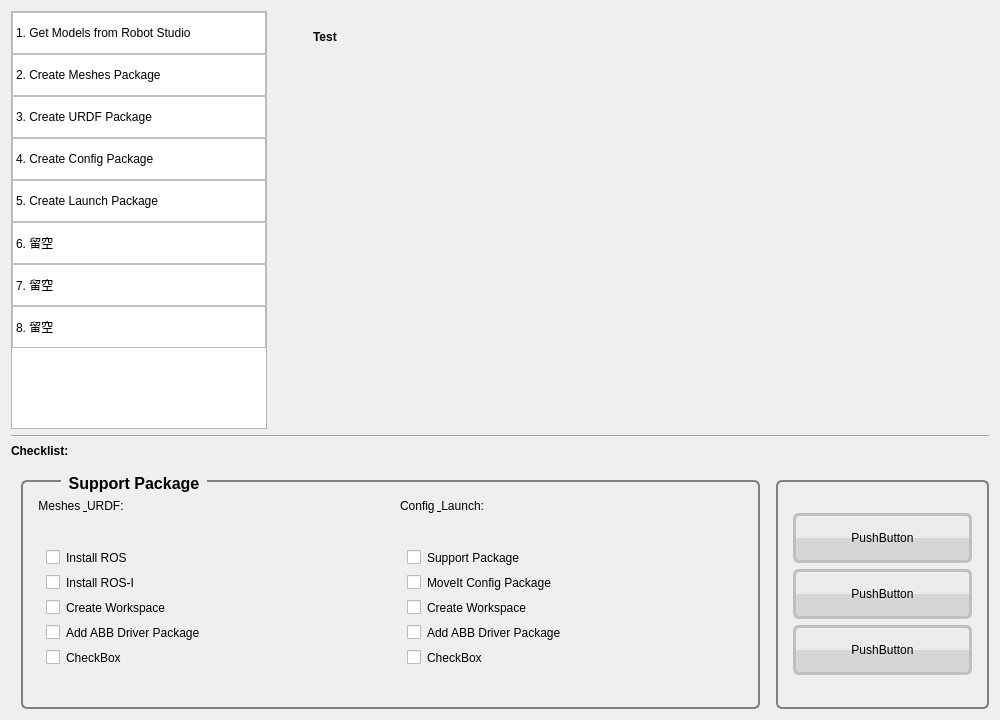
<?xml version="1.0" encoding="UTF-8"?>
<ui version="4.0">
 <class>Dialog_Pkg_Support</class>
 <widget class="QDialog" name="Dialog_Pkg_Support">
  <property name="geometry">
   <rect>
    <x>0</x>
    <y>0</y>
    <width>1000</width>
    <height>720</height>
   </rect>
  </property>
  <property name="windowTitle">
   <string>Dialog</string>
  </property>
  <property name="styleSheet">
   <string notr="true">QListWidget::item {
    height: 40px;
    border: 1px solid silver;
}
QListWidget::item:hover {
	border: 1px solid grey;
}
QListWidget::item:selected {
	background-color: rgb(240, 120, 70);
	color: white;
    border: 1px solid rgb(240, 120, 70);
}
QListWidget::item:selected:!active {
	background-color: silver;
	color: black;
    border: 1px solid grey;
}

QLabel#label_title_1, #label_title_2, #label_title_3, #label_title_4, #label_title_5, #label_title_6, #label_title_7, #label_title_8, #label_title_9 {
    font: 75 16pt &quot;DejaVu Sans&quot;;
    font-weight: bold;
}

QGroupBox#groupBox_ChLst_Ubt, #groupBox_ChLst_Win, #groupBox_Btn {
    font: 16px;
    font-weight: bold;
    border: 2px solid gray;
    border-radius: 6px;
    margin-top: 6px;
}

QGroupBox#groupBox_ChLst_Ubt::title, #groupBox_ChLst_Win::title{
    subcontrol-origin: margin;
    /*subcontrol-position: middle;*/
    left: 40px;
    padding: 0px 5px 0px 5px;
}</string>
  </property>
  <layout class="QVBoxLayout" name="verticalLayout_5">
   <item>
    <layout class="QHBoxLayout" name="horizontalLayout">
     <item>
      <widget class="QListWidget" name="listWidget">
       <property name="sizePolicy">
        <sizepolicy hsizetype="Preferred" vsizetype="Expanding">
         <horstretch>0</horstretch>
         <verstretch>0</verstretch>
        </sizepolicy>
       </property>
       <property name="minimumSize">
        <size>
         <width>256</width>
         <height>400</height>
        </size>
       </property>
       <property name="styleSheet">
        <string notr="true">font: 12pt &quot;Ubuntu&quot;;</string>
       </property>
       <item>
        <property name="text">
         <string>1. Get Models from Robot Studio</string>
        </property>
       </item>
       <item>
        <property name="text">
         <string>2. Create Meshes Package</string>
        </property>
       </item>
       <item>
        <property name="text">
         <string>3. Create URDF Package</string>
        </property>
       </item>
       <item>
        <property name="text">
         <string>4. Create Config Package</string>
        </property>
       </item>
       <item>
        <property name="text">
         <string>5. Create Launch Package</string>
        </property>
       </item>
       <item>
        <property name="text">
         <string>6. 留空</string>
        </property>
       </item>
       <item>
        <property name="text">
         <string>7. 留空</string>
        </property>
       </item>
       <item>
        <property name="text">
         <string>8. 留空</string>
        </property>
       </item>
      </widget>
     </item>
     <item>
      <widget class="QStackedWidget" name="stackedWidget">
       <property name="currentIndex">
        <number>6</number>
       </property>
       <widget class="QWidget" name="page_1">
        <widget class="QLabel" name="label_title_1">
         <property name="geometry">
          <rect>
           <x>40</x>
           <y>10</y>
           <width>291</width>
           <height>31</height>
          </rect>
         </property>
         <property name="styleSheet">
          <string notr="true"/>
         </property>
         <property name="text">
          <string>说明</string>
         </property>
        </widget>
        <widget class="QLabel" name="label_1_2">
         <property name="geometry">
          <rect>
           <x>40</x>
           <y>64</y>
           <width>651</width>
           <height>21</height>
          </rect>
         </property>
         <property name="styleSheet">
          <string notr="true">font: 13pt &quot;Ubuntu&quot;;</string>
         </property>
         <property name="text">
          <string>说明一下本助手的目的、一句话介绍一下ROS-I和RS、使用的ROS和RS的版本号等</string>
         </property>
        </widget>
        <widget class="QLabel" name="label_1_3">
         <property name="geometry">
          <rect>
           <x>40</x>
           <y>190</y>
           <width>381</width>
           <height>21</height>
          </rect>
         </property>
         <property name="styleSheet">
          <string notr="true">font: 13pt &quot;Ubuntu&quot;;</string>
         </property>
         <property name="text">
          <string>You can get its documents and 3D Models here:</string>
         </property>
        </widget>
        <widget class="QTextBrowser" name="textBrowser">
         <property name="geometry">
          <rect>
           <x>40</x>
           <y>250</y>
           <width>561</width>
           <height>61</height>
          </rect>
         </property>
        </widget>
       </widget>
       <widget class="QWidget" name="page_2">
        <widget class="QLabel" name="label_title_2">
         <property name="geometry">
          <rect>
           <x>40</x>
           <y>10</y>
           <width>311</width>
           <height>31</height>
          </rect>
         </property>
         <property name="styleSheet">
          <string notr="true"/>
         </property>
         <property name="text">
          <string>Build Meshes from Model</string>
         </property>
        </widget>
       </widget>
       <widget class="QWidget" name="page_3">
        <widget class="QLabel" name="label_title_3">
         <property name="geometry">
          <rect>
           <x>40</x>
           <y>10</y>
           <width>291</width>
           <height>31</height>
          </rect>
         </property>
         <property name="styleSheet">
          <string notr="true"/>
         </property>
         <property name="text">
          <string>Create Support Package</string>
         </property>
        </widget>
        <widget class="QLabel" name="label_3_2">
         <property name="geometry">
          <rect>
           <x>40</x>
           <y>80</y>
           <width>651</width>
           <height>61</height>
          </rect>
         </property>
         <property name="styleSheet">
          <string notr="true">font: 13pt &quot;Ubuntu&quot;;</string>
         </property>
         <property name="text">
          <string>Before creating the URDF file for the robot, let's create a ROS package in the catkin
workspace so that the robot model keeps using the following command:</string>
         </property>
        </widget>
        <widget class="QLabel" name="label_3_3">
         <property name="geometry">
          <rect>
           <x>90</x>
           <y>160</y>
           <width>491</width>
           <height>61</height>
          </rect>
         </property>
         <property name="styleSheet">
          <string notr="true">color: rgb(44, 94, 230);
font: 12pt &quot;Ubuntu Mono&quot; bold;</string>
         </property>
         <property name="text">
          <string>$ catkin_create_pkg mastering_ros_robot_description_pkg roscpp tf 
geometry_msgs urdf rviz xacro</string>
         </property>
        </widget>
        <widget class="QLabel" name="label_3_4">
         <property name="geometry">
          <rect>
           <x>40</x>
           <y>260</y>
           <width>661</width>
           <height>111</height>
          </rect>
         </property>
         <property name="styleSheet">
          <string notr="true">font: 13pt &quot;Ubuntu&quot;;</string>
         </property>
         <property name="text">
          <string>Before creating the urdf file for this robot, let's create three folders called urdf,
meshes, and launch inside the package folder. The urdf folder can be used to keep the 
urdf/xacro files that we are going to create. The meshes folder keeps the meshes that 
we need to include in the urdf file and the launch folder keeps the ROS launch files.</string>
         </property>
        </widget>
       </widget>
       <widget class="QWidget" name="page_4">
        <widget class="QLabel" name="label_title_4">
         <property name="geometry">
          <rect>
           <x>40</x>
           <y>10</y>
           <width>291</width>
           <height>31</height>
          </rect>
         </property>
         <property name="styleSheet">
          <string notr="true"/>
         </property>
         <property name="text">
          <string>Build URDF Description</string>
         </property>
        </widget>
       </widget>
       <widget class="QWidget" name="page_5">
        <widget class="QLabel" name="label_title_5">
         <property name="geometry">
          <rect>
           <x>40</x>
           <y>10</y>
           <width>291</width>
           <height>31</height>
          </rect>
         </property>
         <property name="styleSheet">
          <string notr="true"/>
         </property>
         <property name="text">
          <string>Build Launch Files</string>
         </property>
        </widget>
        <widget class="QComboBox" name="comboBox">
         <property name="geometry">
          <rect>
           <x>50</x>
           <y>90</y>
           <width>481</width>
           <height>31</height>
          </rect>
         </property>
         <item>
          <property name="text">
           <string>ABB IRB 120</string>
          </property>
         </item>
         <item>
          <property name="text">
           <string>ABB IRB 1200</string>
          </property>
         </item>
         <item>
          <property name="text">
           <string>ABB IRB 140</string>
          </property>
         </item>
         <item>
          <property name="text">
           <string>ABB IRB 1410</string>
          </property>
         </item>
         <item>
          <property name="text">
           <string>ABB IRB 1600</string>
          </property>
         </item>
         <item>
          <property name="text">
           <string>ABB IRB 2400</string>
          </property>
         </item>
         <item>
          <property name="text">
           <string>ABB IRB 260</string>
          </property>
         </item>
         <item>
          <property name="text">
           <string>ABB IRB 2600</string>
          </property>
         </item>
         <item>
          <property name="text">
           <string>ABB IRB 4400</string>
          </property>
         </item>
         <item>
          <property name="text">
           <string>ABB IRB 460</string>
          </property>
         </item>
         <item>
          <property name="text">
           <string>ABB IRB 4600</string>
          </property>
         </item>
         <item>
          <property name="text">
           <string>ABB IRB 660</string>
          </property>
         </item>
         <item>
          <property name="text">
           <string>ABB IRB 6620</string>
          </property>
         </item>
         <item>
          <property name="text">
           <string>ABB IRB 6640</string>
          </property>
         </item>
         <item>
          <property name="text">
           <string>ABB IRB 760</string>
          </property>
         </item>
         <item>
          <property name="text">
           <string>ABB IRB 8700</string>
          </property>
         </item>
        </widget>
       </widget>
       <widget class="QWidget" name="page_6">
        <widget class="QLabel" name="label_title_6">
         <property name="geometry">
          <rect>
           <x>40</x>
           <y>10</y>
           <width>291</width>
           <height>31</height>
          </rect>
         </property>
         <property name="styleSheet">
          <string notr="true"/>
         </property>
         <property name="text">
          <string>Create MoveIt Config Package</string>
         </property>
        </widget>
       </widget>
       <widget class="QWidget" name="page_7">
        <widget class="QLabel" name="label_title_7">
         <property name="geometry">
          <rect>
           <x>40</x>
           <y>10</y>
           <width>291</width>
           <height>31</height>
          </rect>
         </property>
         <property name="styleSheet">
          <string notr="true"/>
         </property>
         <property name="text">
          <string>Test</string>
         </property>
        </widget>
       </widget>
       <widget class="QWidget" name="page_8">
        <widget class="QLabel" name="label_title_8">
         <property name="geometry">
          <rect>
           <x>40</x>
           <y>10</y>
           <width>291</width>
           <height>31</height>
          </rect>
         </property>
         <property name="styleSheet">
          <string notr="true"/>
         </property>
         <property name="text">
          <string>Prepair the RobotStudio</string>
         </property>
        </widget>
       </widget>
      </widget>
     </item>
    </layout>
   </item>
   <item>
    <widget class="Line" name="line">
     <property name="orientation">
      <enum>Qt::Horizontal</enum>
     </property>
    </widget>
   </item>
   <item>
    <widget class="QLabel" name="label">
     <property name="styleSheet">
      <string notr="true">font: 16pt &quot;Ubuntu&quot;;
font-weight: bold;</string>
     </property>
     <property name="text">
      <string>Checklist:</string>
     </property>
    </widget>
   </item>
   <item>
    <layout class="QHBoxLayout" name="horizontalLayout_6">
     <property name="topMargin">
      <number>10</number>
     </property>
     <item>
      <layout class="QHBoxLayout" name="horizontalLayout_5">
       <property name="spacing">
        <number>10</number>
       </property>
       <property name="leftMargin">
        <number>10</number>
       </property>
       <property name="topMargin">
        <number>0</number>
       </property>
       <property name="rightMargin">
        <number>10</number>
       </property>
       <property name="bottomMargin">
        <number>0</number>
       </property>
       <item>
        <widget class="QGroupBox" name="groupBox_ChLst_Ubt">
         <property name="focusPolicy">
          <enum>Qt::NoFocus</enum>
         </property>
         <property name="styleSheet">
          <string notr="true"/>
         </property>
         <property name="title">
          <string>Support Package</string>
         </property>
         <layout class="QHBoxLayout" name="horizontalLayout_3">
          <property name="leftMargin">
           <number>10</number>
          </property>
          <property name="topMargin">
           <number>10</number>
          </property>
          <property name="rightMargin">
           <number>10</number>
          </property>
          <property name="bottomMargin">
           <number>10</number>
          </property>
          <item>
           <layout class="QHBoxLayout" name="horizontalLayout_2">
            <property name="leftMargin">
             <number>0</number>
            </property>
            <property name="topMargin">
             <number>5</number>
            </property>
            <item>
             <widget class="QGroupBox" name="groupBox_ChLst_Prp">
              <property name="minimumSize">
               <size>
                <width>221</width>
                <height>181</height>
               </size>
              </property>
              <property name="styleSheet">
               <string notr="true">border: 0px;</string>
              </property>
              <property name="title">
               <string>Meshes &amp; URDF:</string>
              </property>
              <layout class="QVBoxLayout" name="verticalLayout_2">
               <property name="leftMargin">
                <number>5</number>
               </property>
               <property name="topMargin">
                <number>15</number>
               </property>
               <property name="rightMargin">
                <number>10</number>
               </property>
               <property name="bottomMargin">
                <number>10</number>
               </property>
               <item>
                <layout class="QVBoxLayout" name="verticalLayout">
                 <property name="spacing">
                  <number>10</number>
                 </property>
                 <property name="leftMargin">
                  <number>5</number>
                 </property>
                 <property name="topMargin">
                  <number>5</number>
                 </property>
                 <property name="rightMargin">
                  <number>5</number>
                 </property>
                 <property name="bottomMargin">
                  <number>5</number>
                 </property>
                 <item>
                  <widget class="QCheckBox" name="checkBox_1">
                   <property name="text">
                    <string>Install ROS</string>
                   </property>
                  </widget>
                 </item>
                 <item>
                  <widget class="QCheckBox" name="checkBox_2">
                   <property name="text">
                    <string>Install ROS-I</string>
                   </property>
                  </widget>
                 </item>
                 <item>
                  <widget class="QCheckBox" name="checkBox_3">
                   <property name="text">
                    <string>Create Workspace</string>
                   </property>
                  </widget>
                 </item>
                 <item>
                  <widget class="QCheckBox" name="checkBox_4">
                   <property name="text">
                    <string>Add ABB Driver Package</string>
                   </property>
                  </widget>
                 </item>
                 <item>
                  <widget class="QCheckBox" name="checkBox_5">
                   <property name="text">
                    <string>CheckBox</string>
                   </property>
                  </widget>
                 </item>
                </layout>
               </item>
              </layout>
             </widget>
            </item>
            <item>
             <widget class="QGroupBox" name="groupBox_ChLst_Pkg">
              <property name="minimumSize">
               <size>
                <width>221</width>
                <height>181</height>
               </size>
              </property>
              <property name="styleSheet">
               <string notr="true">border: 0px ;</string>
              </property>
              <property name="title">
               <string>Config &amp; Launch:</string>
              </property>
              <layout class="QVBoxLayout" name="verticalLayout_4">
               <property name="leftMargin">
                <number>5</number>
               </property>
               <property name="topMargin">
                <number>15</number>
               </property>
               <property name="rightMargin">
                <number>10</number>
               </property>
               <property name="bottomMargin">
                <number>10</number>
               </property>
               <item>
                <layout class="QVBoxLayout" name="verticalLayout_3">
                 <property name="spacing">
                  <number>10</number>
                 </property>
                 <property name="leftMargin">
                  <number>5</number>
                 </property>
                 <property name="topMargin">
                  <number>5</number>
                 </property>
                 <property name="rightMargin">
                  <number>5</number>
                 </property>
                 <property name="bottomMargin">
                  <number>5</number>
                 </property>
                 <item>
                  <widget class="QCheckBox" name="checkBox_7">
                   <property name="text">
                    <string>Support Package</string>
                   </property>
                  </widget>
                 </item>
                 <item>
                  <widget class="QCheckBox" name="checkBox_9">
                   <property name="text">
                    <string>MoveIt Config Package</string>
                   </property>
                  </widget>
                 </item>
                 <item>
                  <widget class="QCheckBox" name="checkBox_8">
                   <property name="text">
                    <string>Create Workspace</string>
                   </property>
                  </widget>
                 </item>
                 <item>
                  <widget class="QCheckBox" name="checkBox_10">
                   <property name="text">
                    <string>Add ABB Driver Package</string>
                   </property>
                  </widget>
                 </item>
                 <item>
                  <widget class="QCheckBox" name="checkBox_6">
                   <property name="text">
                    <string>CheckBox</string>
                   </property>
                  </widget>
                 </item>
                </layout>
               </item>
              </layout>
             </widget>
            </item>
           </layout>
          </item>
         </layout>
        </widget>
       </item>
      </layout>
     </item>
     <item>
      <widget class="QGroupBox" name="groupBox_Btn">
       <property name="minimumSize">
        <size>
         <width>213</width>
         <height>235</height>
        </size>
       </property>
       <property name="maximumSize">
        <size>
         <width>213</width>
         <height>235</height>
        </size>
       </property>
       <property name="styleSheet">
        <string notr="true">QPushButton {
    border: 3px solid silver;
    border-radius: 6px;
    background-color: qconicalgradient(cx:0.5, cy:0.5, angle:180, stop:0.49999 rgb(214, 214, 214), stop:0.50001 rgb(236, 236, 236));
}

QPushButton:hover {
    border: 3px solid rgb(255, 157, 68);
    background-color: qconicalgradient(cx:0.5, cy:0.5, angle:180, stop:0.49999 rgb(255, 174, 120), stop:0.50001 rgb(255, 220, 196));
 }
 QPushButton:pressed {
    font-weight: bold;
    border: 3px solid rgb(255, 102, 0);
    background-color: qconicalgradient(cx:0.5, cy:0.5, angle:180, stop:0.49999 rgb(240, 120, 70), stop:0.50001 rgb(255, 202, 146));
 }
</string>
       </property>
       <property name="title">
        <string/>
       </property>
       <layout class="QGridLayout" name="gridLayout">
        <property name="leftMargin">
         <number>15</number>
        </property>
        <property name="topMargin">
         <number>0</number>
        </property>
        <property name="rightMargin">
         <number>15</number>
        </property>
        <property name="bottomMargin">
         <number>0</number>
        </property>
        <item row="0" column="0">
         <layout class="QVBoxLayout" name="verticalLayout_7">
          <property name="spacing">
           <number>6</number>
          </property>
          <item>
           <widget class="QPushButton" name="pushButton_1">
            <property name="minimumSize">
             <size>
              <width>100</width>
              <height>50</height>
             </size>
            </property>
            <property name="focusPolicy">
             <enum>Qt::NoFocus</enum>
            </property>
            <property name="text">
             <string>PushButton</string>
            </property>
           </widget>
          </item>
          <item>
           <widget class="QPushButton" name="pushButton_2">
            <property name="minimumSize">
             <size>
              <width>100</width>
              <height>50</height>
             </size>
            </property>
            <property name="focusPolicy">
             <enum>Qt::NoFocus</enum>
            </property>
            <property name="text">
             <string>PushButton</string>
            </property>
           </widget>
          </item>
          <item>
           <widget class="QPushButton" name="pushButton_3">
            <property name="minimumSize">
             <size>
              <width>100</width>
              <height>50</height>
             </size>
            </property>
            <property name="focusPolicy">
             <enum>Qt::NoFocus</enum>
            </property>
            <property name="text">
             <string>PushButton</string>
            </property>
           </widget>
          </item>
         </layout>
        </item>
       </layout>
      </widget>
     </item>
    </layout>
   </item>
  </layout>
 </widget>
 <resources/>
 <connections/>
</ui>
